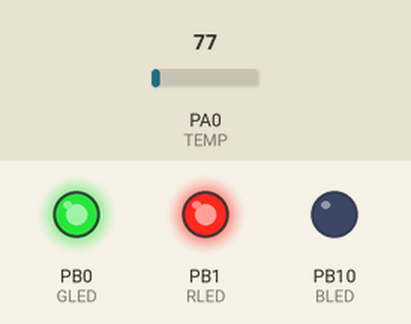
This sketch was run on a simulated STM32 Blue Pill. Parts: output pins drawn as LEDs (lit = HIGH). The test bench sets the inputs (shaded band); at power-on: PA0 (TEMP) = 77.

Above: at 1.2 s.
1.3 s: PA0 (TEMP) set to 94
2.8 s: PA0 (TEMP) set to 105
At 3.8 s:
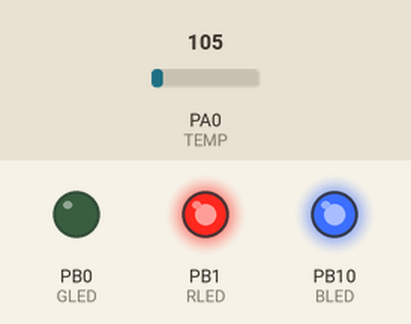
4.3 s: PA0 (TEMP) set to 92
At 4.9 s:
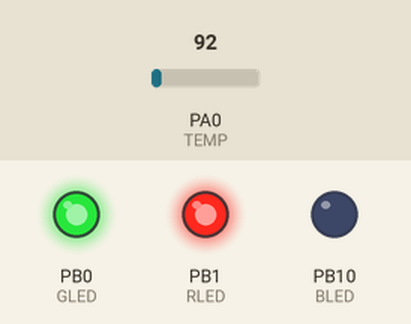
5.8 s: PA0 (TEMP) set to 107
At 7.2 s:
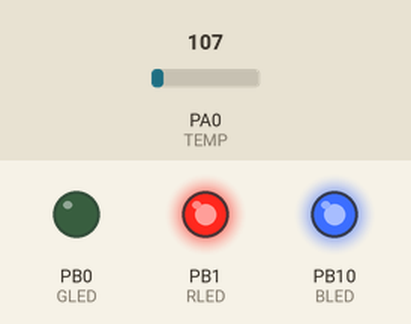
Timing chart, 0 to 8.3 s (numbered marks = the images above; inputs shaded):
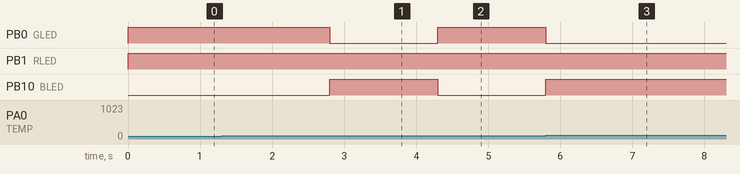

The sketch:

exp_7.ino
```cpp
const int BLED=PB10;
const int GLED=PB0;
const int RLED=PB1;
const int TEMP=PA0;

const int LOWER_BOUND=100;

const int UPPER_BOUND=900;
int val = 0;

void setup() {
  pinMode (TEMP, INPUT);
  pinMode (BLED, OUTPUT);
  pinMode (GLED, OUTPUT);
  pinMode (RLED, OUTPUT);
}

void loop() {
  val = analogRead(TEMP);
  if (val < LOWER_BOUND) {
    digitalWrite(RLED, HIGH);
    digitalWrite(GLED, HIGH);
    digitalWrite(BLED, LOW);
  }

  else if (val > UPPER_BOUND) {
    digitalWrite(RLED, LOW);
    digitalWrite(GLED, HIGH);
    digitalWrite(BLED, HIGH);
  }
  else {
    digitalWrite(RLED, HIGH);
    digitalWrite(GLED, LOW);
    digitalWrite(BLED, HIGH);
  }
}
```

Measured:
- the behaviour switches between 99 and 100 on PA0 (TEMP) (found by bisection; images 0 and 1)
- after the input at 1.3 s, every drawn part: stays the same
- after the input at 2.8 s, PB0 (GLED): HIGH → LOW at once; PB10 (BLED): LOW → HIGH at once
- after the input at 4.3 s, PB0 (GLED): LOW → HIGH at once; PB10 (BLED): HIGH → LOW at once
- after the input at 5.8 s, PB0 (GLED): HIGH → LOW at once; PB10 (BLED): LOW → HIGH at once
